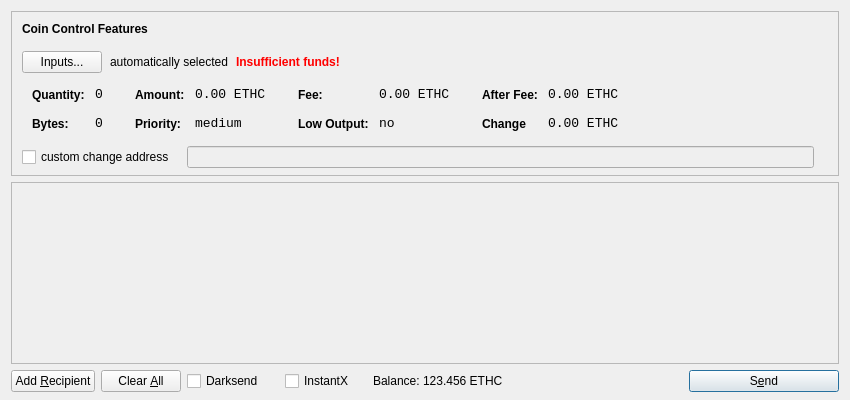
<?xml version="1.0" encoding="UTF-8"?>
<ui version="4.0">
 <class>SendCoinsDialog</class>
 <widget class="QDialog" name="SendCoinsDialog">
  <property name="geometry">
   <rect>
    <x>0</x>
    <y>0</y>
    <width>850</width>
    <height>400</height>
   </rect>
  </property>
  <property name="windowTitle">
   <string>Send Coins</string>
  </property>
  <layout class="QVBoxLayout" name="verticalLayout" stretch="0,1,0">
   <property name="bottomMargin">
    <number>8</number>
   </property>
   <item>
    <widget class="QFrame" name="frameCoinControl">
     <property name="sizePolicy">
      <sizepolicy hsizetype="Expanding" vsizetype="Expanding">
       <horstretch>0</horstretch>
       <verstretch>0</verstretch>
      </sizepolicy>
     </property>
     <property name="maximumSize">
      <size>
       <width>16777215</width>
       <height>16777215</height>
      </size>
     </property>
     <property name="frameShape">
      <enum>QFrame::StyledPanel</enum>
     </property>
     <property name="frameShadow">
      <enum>QFrame::Sunken</enum>
     </property>
     <layout class="QVBoxLayout" name="verticalLayoutCoinControl2">
      <property name="spacing">
       <number>6</number>
      </property>
      <property name="leftMargin">
       <number>0</number>
      </property>
      <property name="topMargin">
       <number>0</number>
      </property>
      <property name="rightMargin">
       <number>0</number>
      </property>
      <property name="bottomMargin">
       <number>6</number>
      </property>
      <item>
       <layout class="QVBoxLayout" name="verticalLayoutCoinControl" stretch="0,0,0,0,1">
        <property name="spacing">
         <number>0</number>
        </property>
        <property name="leftMargin">
         <number>10</number>
        </property>
        <property name="topMargin">
         <number>10</number>
        </property>
        <item>
         <layout class="QHBoxLayout" name="horizontalLayoutCoinControl1">
          <property name="bottomMargin">
           <number>15</number>
          </property>
          <item>
           <widget class="QLabel" name="labelCoinControlFeatures">
            <property name="sizePolicy">
             <sizepolicy hsizetype="Preferred" vsizetype="Maximum">
              <horstretch>0</horstretch>
              <verstretch>0</verstretch>
             </sizepolicy>
            </property>
            <property name="font">
             <font>
              <weight>75</weight>
              <bold>true</bold>
             </font>
            </property>
            <property name="styleSheet">
             <string notr="true">font-weight:bold;</string>
            </property>
            <property name="text">
             <string>Coin Control Features</string>
            </property>
           </widget>
          </item>
         </layout>
        </item>
        <item>
         <layout class="QHBoxLayout" name="horizontalLayoutCoinControl2" stretch="0,0,0,0">
          <property name="spacing">
           <number>8</number>
          </property>
          <property name="bottomMargin">
           <number>10</number>
          </property>
          <item>
           <widget class="QPushButton" name="pushButtonCoinControl">
            <property name="styleSheet">
             <string notr="true"/>
            </property>
            <property name="text">
             <string>Inputs...</string>
            </property>
           </widget>
          </item>
          <item>
           <widget class="QLabel" name="labelCoinControlAutomaticallySelected">
            <property name="text">
             <string>automatically selected</string>
            </property>
            <property name="margin">
             <number>5</number>
            </property>
           </widget>
          </item>
          <item>
           <widget class="QLabel" name="labelCoinControlInsuffFunds">
            <property name="font">
             <font>
              <weight>75</weight>
              <bold>true</bold>
             </font>
            </property>
            <property name="styleSheet">
             <string notr="true">color:red;font-weight:bold;</string>
            </property>
            <property name="text">
             <string>Insufficient funds!</string>
            </property>
            <property name="margin">
             <number>5</number>
            </property>
           </widget>
          </item>
          <item>
           <spacer name="horizontalSpacerCoinControl">
            <property name="orientation">
             <enum>Qt::Horizontal</enum>
            </property>
            <property name="sizeHint" stdset="0">
             <size>
              <width>40</width>
              <height>1</height>
             </size>
            </property>
           </spacer>
          </item>
         </layout>
        </item>
        <item>
         <widget class="QWidget" name="widgetCoinControl" native="true">
          <property name="sizePolicy">
           <sizepolicy hsizetype="Preferred" vsizetype="Preferred">
            <horstretch>0</horstretch>
            <verstretch>0</verstretch>
           </sizepolicy>
          </property>
          <property name="minimumSize">
           <size>
            <width>0</width>
            <height>0</height>
           </size>
          </property>
          <property name="styleSheet">
           <string notr="true"/>
          </property>
          <layout class="QHBoxLayout" name="horizontalLayoutCoinControl5">
           <property name="leftMargin">
            <number>0</number>
           </property>
           <property name="topMargin">
            <number>0</number>
           </property>
           <property name="rightMargin">
            <number>0</number>
           </property>
           <property name="bottomMargin">
            <number>0</number>
           </property>
           <item>
            <layout class="QHBoxLayout" name="horizontalLayoutCoinControl3" stretch="0,0,0,1">
             <property name="spacing">
              <number>20</number>
             </property>
             <property name="topMargin">
              <number>0</number>
             </property>
             <property name="bottomMargin">
              <number>10</number>
             </property>
             <item>
              <layout class="QFormLayout" name="formLayoutCoinControl1">
               <property name="horizontalSpacing">
                <number>10</number>
               </property>
               <property name="verticalSpacing">
                <number>14</number>
               </property>
               <property name="leftMargin">
                <number>10</number>
               </property>
               <property name="topMargin">
                <number>4</number>
               </property>
               <property name="rightMargin">
                <number>6</number>
               </property>
               <item row="0" column="0">
                <widget class="QLabel" name="labelCoinControlQuantityText">
                 <property name="styleSheet">
                  <string notr="true">font-weight:bold;</string>
                 </property>
                 <property name="text">
                  <string>Quantity:</string>
                 </property>
                 <property name="margin">
                  <number>0</number>
                 </property>
                </widget>
               </item>
               <item row="0" column="1">
                <widget class="QLabel" name="labelCoinControlQuantity">
                 <property name="font">
                  <font>
                   <family>Monospace</family>
                   <pointsize>10</pointsize>
                  </font>
                 </property>
                 <property name="cursor">
                  <cursorShape>IBeamCursor</cursorShape>
                 </property>
                 <property name="contextMenuPolicy">
                  <enum>Qt::ActionsContextMenu</enum>
                 </property>
                 <property name="text">
                  <string>0</string>
                 </property>
                 <property name="margin">
                  <number>0</number>
                 </property>
                 <property name="textInteractionFlags">
                  <set>Qt::LinksAccessibleByMouse|Qt::TextSelectableByKeyboard|Qt::TextSelectableByMouse</set>
                 </property>
                </widget>
               </item>
               <item row="1" column="0">
                <widget class="QLabel" name="labelCoinControlBytesText">
                 <property name="styleSheet">
                  <string notr="true">font-weight:bold;</string>
                 </property>
                 <property name="text">
                  <string>Bytes:</string>
                 </property>
                </widget>
               </item>
               <item row="1" column="1">
                <widget class="QLabel" name="labelCoinControlBytes">
                 <property name="font">
                  <font>
                   <family>Monospace</family>
                   <pointsize>10</pointsize>
                  </font>
                 </property>
                 <property name="cursor">
                  <cursorShape>IBeamCursor</cursorShape>
                 </property>
                 <property name="contextMenuPolicy">
                  <enum>Qt::ActionsContextMenu</enum>
                 </property>
                 <property name="text">
                  <string>0</string>
                 </property>
                 <property name="textInteractionFlags">
                  <set>Qt::LinksAccessibleByMouse|Qt::TextSelectableByKeyboard|Qt::TextSelectableByMouse</set>
                 </property>
                </widget>
               </item>
              </layout>
             </item>
             <item>
              <layout class="QFormLayout" name="formLayoutCoinControl2">
               <property name="horizontalSpacing">
                <number>10</number>
               </property>
               <property name="verticalSpacing">
                <number>14</number>
               </property>
               <property name="leftMargin">
                <number>6</number>
               </property>
               <property name="topMargin">
                <number>4</number>
               </property>
               <property name="rightMargin">
                <number>6</number>
               </property>
               <item row="0" column="0">
                <widget class="QLabel" name="labelCoinControlAmountText">
                 <property name="styleSheet">
                  <string notr="true">font-weight:bold;</string>
                 </property>
                 <property name="text">
                  <string>Amount:</string>
                 </property>
                 <property name="margin">
                  <number>0</number>
                 </property>
                </widget>
               </item>
               <item row="0" column="1">
                <widget class="QLabel" name="labelCoinControlAmount">
                 <property name="font">
                  <font>
                   <family>Monospace</family>
                   <pointsize>10</pointsize>
                  </font>
                 </property>
                 <property name="cursor">
                  <cursorShape>IBeamCursor</cursorShape>
                 </property>
                 <property name="contextMenuPolicy">
                  <enum>Qt::ActionsContextMenu</enum>
                 </property>
                 <property name="text">
                  <string>0.00 ETHC</string>
                 </property>
                 <property name="textInteractionFlags">
                  <set>Qt::LinksAccessibleByMouse|Qt::TextSelectableByKeyboard|Qt::TextSelectableByMouse</set>
                 </property>
                </widget>
               </item>
               <item row="1" column="0">
                <widget class="QLabel" name="labelCoinControlPriorityText">
                 <property name="styleSheet">
                  <string notr="true">font-weight:bold;</string>
                 </property>
                 <property name="text">
                  <string>Priority:</string>
                 </property>
                </widget>
               </item>
               <item row="1" column="1">
                <widget class="QLabel" name="labelCoinControlPriority">
                 <property name="font">
                  <font>
                   <family>Monospace</family>
                   <pointsize>10</pointsize>
                  </font>
                 </property>
                 <property name="cursor">
                  <cursorShape>IBeamCursor</cursorShape>
                 </property>
                 <property name="contextMenuPolicy">
                  <enum>Qt::ActionsContextMenu</enum>
                 </property>
                 <property name="text">
                  <string>medium</string>
                 </property>
                 <property name="textInteractionFlags">
                  <set>Qt::LinksAccessibleByMouse|Qt::TextSelectableByKeyboard|Qt::TextSelectableByMouse</set>
                 </property>
                </widget>
               </item>
              </layout>
             </item>
             <item>
              <layout class="QFormLayout" name="formLayoutCoinControl3">
               <property name="horizontalSpacing">
                <number>10</number>
               </property>
               <property name="verticalSpacing">
                <number>14</number>
               </property>
               <property name="leftMargin">
                <number>6</number>
               </property>
               <property name="topMargin">
                <number>4</number>
               </property>
               <property name="rightMargin">
                <number>6</number>
               </property>
               <item row="0" column="0">
                <widget class="QLabel" name="labelCoinControlFeeText">
                 <property name="styleSheet">
                  <string notr="true">font-weight:bold;</string>
                 </property>
                 <property name="text">
                  <string>Fee:</string>
                 </property>
                 <property name="margin">
                  <number>0</number>
                 </property>
                </widget>
               </item>
               <item row="0" column="1">
                <widget class="QLabel" name="labelCoinControlFee">
                 <property name="font">
                  <font>
                   <family>Monospace</family>
                   <pointsize>10</pointsize>
                  </font>
                 </property>
                 <property name="cursor">
                  <cursorShape>IBeamCursor</cursorShape>
                 </property>
                 <property name="contextMenuPolicy">
                  <enum>Qt::ActionsContextMenu</enum>
                 </property>
                 <property name="text">
                  <string>0.00 ETHC</string>
                 </property>
                 <property name="textInteractionFlags">
                  <set>Qt::LinksAccessibleByMouse|Qt::TextSelectableByKeyboard|Qt::TextSelectableByMouse</set>
                 </property>
                </widget>
               </item>
               <item row="1" column="0">
                <widget class="QLabel" name="labelCoinControlLowOutputText">
                 <property name="styleSheet">
                  <string notr="true">font-weight:bold;</string>
                 </property>
                 <property name="text">
                  <string>Low Output:</string>
                 </property>
                </widget>
               </item>
               <item row="1" column="1">
                <widget class="QLabel" name="labelCoinControlLowOutput">
                 <property name="font">
                  <font>
                   <family>Monospace</family>
                   <pointsize>10</pointsize>
                  </font>
                 </property>
                 <property name="cursor">
                  <cursorShape>IBeamCursor</cursorShape>
                 </property>
                 <property name="contextMenuPolicy">
                  <enum>Qt::ActionsContextMenu</enum>
                 </property>
                 <property name="text">
                  <string>no</string>
                 </property>
                 <property name="textInteractionFlags">
                  <set>Qt::LinksAccessibleByMouse|Qt::TextSelectableByKeyboard|Qt::TextSelectableByMouse</set>
                 </property>
                </widget>
               </item>
              </layout>
             </item>
             <item>
              <layout class="QFormLayout" name="formLayoutCoinControl4">
               <property name="horizontalSpacing">
                <number>10</number>
               </property>
               <property name="verticalSpacing">
                <number>14</number>
               </property>
               <property name="leftMargin">
                <number>6</number>
               </property>
               <property name="topMargin">
                <number>4</number>
               </property>
               <property name="rightMargin">
                <number>6</number>
               </property>
               <item row="0" column="0">
                <widget class="QLabel" name="labelCoinControlAfterFeeText">
                 <property name="styleSheet">
                  <string notr="true">font-weight:bold;</string>
                 </property>
                 <property name="text">
                  <string>After Fee:</string>
                 </property>
                 <property name="margin">
                  <number>0</number>
                 </property>
                </widget>
               </item>
               <item row="0" column="1">
                <widget class="QLabel" name="labelCoinControlAfterFee">
                 <property name="font">
                  <font>
                   <family>Monospace</family>
                   <pointsize>10</pointsize>
                  </font>
                 </property>
                 <property name="cursor">
                  <cursorShape>IBeamCursor</cursorShape>
                 </property>
                 <property name="contextMenuPolicy">
                  <enum>Qt::ActionsContextMenu</enum>
                 </property>
                 <property name="text">
                  <string>0.00 ETHC</string>
                 </property>
                 <property name="textInteractionFlags">
                  <set>Qt::LinksAccessibleByMouse|Qt::TextSelectableByKeyboard|Qt::TextSelectableByMouse</set>
                 </property>
                </widget>
               </item>
               <item row="1" column="0">
                <widget class="QLabel" name="labelCoinControlChangeText">
                 <property name="styleSheet">
                  <string notr="true">font-weight:bold;</string>
                 </property>
                 <property name="text">
                  <string>Change</string>
                 </property>
                </widget>
               </item>
               <item row="1" column="1">
                <widget class="QLabel" name="labelCoinControlChange">
                 <property name="font">
                  <font>
                   <family>Monospace</family>
                   <pointsize>10</pointsize>
                  </font>
                 </property>
                 <property name="cursor">
                  <cursorShape>IBeamCursor</cursorShape>
                 </property>
                 <property name="contextMenuPolicy">
                  <enum>Qt::ActionsContextMenu</enum>
                 </property>
                 <property name="text">
                  <string>0.00 ETHC</string>
                 </property>
                 <property name="textInteractionFlags">
                  <set>Qt::LinksAccessibleByMouse|Qt::TextSelectableByKeyboard|Qt::TextSelectableByMouse</set>
                 </property>
                </widget>
               </item>
              </layout>
             </item>
            </layout>
           </item>
          </layout>
         </widget>
        </item>
        <item>
         <layout class="QHBoxLayout" name="horizontalLayoutCoinControl4" stretch="0,0,0">
          <property name="spacing">
           <number>12</number>
          </property>
          <property name="sizeConstraint">
           <enum>QLayout::SetDefaultConstraint</enum>
          </property>
          <property name="topMargin">
           <number>5</number>
          </property>
          <property name="rightMargin">
           <number>5</number>
          </property>
          <item>
           <widget class="QCheckBox" name="checkBoxCoinControlChange">
            <property name="text">
             <string>custom change address</string>
            </property>
           </widget>
          </item>
          <item>
           <widget class="QLineEdit" name="lineEditCoinControlChange">
            <property name="enabled">
             <bool>false</bool>
            </property>
            <property name="sizePolicy">
             <sizepolicy hsizetype="Expanding" vsizetype="Fixed">
              <horstretch>0</horstretch>
              <verstretch>0</verstretch>
             </sizepolicy>
            </property>
           </widget>
          </item>
          <item>
           <widget class="QLabel" name="labelCoinControlChangeLabel">
            <property name="sizePolicy">
             <sizepolicy hsizetype="Preferred" vsizetype="Expanding">
              <horstretch>0</horstretch>
              <verstretch>0</verstretch>
             </sizepolicy>
            </property>
            <property name="minimumSize">
             <size>
              <width>0</width>
              <height>0</height>
             </size>
            </property>
            <property name="text">
             <string/>
            </property>
            <property name="margin">
             <number>3</number>
            </property>
           </widget>
          </item>
         </layout>
        </item>
        <item>
         <spacer name="verticalSpacerCoinControl">
          <property name="orientation">
           <enum>Qt::Vertical</enum>
          </property>
          <property name="sizeHint" stdset="0">
           <size>
            <width>800</width>
            <height>1</height>
           </size>
          </property>
         </spacer>
        </item>
       </layout>
      </item>
     </layout>
    </widget>
   </item>
   <item>
    <widget class="QScrollArea" name="scrollArea">
     <property name="widgetResizable">
      <bool>true</bool>
     </property>
     <widget class="QWidget" name="scrollAreaWidgetContents">
      <property name="geometry">
       <rect>
        <x>0</x>
        <y>0</y>
        <width>830</width>
        <height>173</height>
       </rect>
      </property>
      <layout class="QVBoxLayout" name="verticalLayout_2">
       <property name="leftMargin">
        <number>0</number>
       </property>
       <property name="topMargin">
        <number>0</number>
       </property>
       <property name="rightMargin">
        <number>0</number>
       </property>
       <property name="bottomMargin">
        <number>0</number>
       </property>
       <item>
        <layout class="QVBoxLayout" name="entries">
         <property name="spacing">
          <number>6</number>
         </property>
        </layout>
       </item>
       <item>
        <spacer name="verticalSpacer">
         <property name="orientation">
          <enum>Qt::Vertical</enum>
         </property>
         <property name="sizeHint" stdset="0">
          <size>
           <width>20</width>
           <height>40</height>
          </size>
         </property>
        </spacer>
       </item>
      </layout>
     </widget>
    </widget>
   </item>
   <item>
    <layout class="QHBoxLayout" name="horizontalLayout">
     <item>
      <widget class="QPushButton" name="addButton">
       <property name="toolTip">
        <string>Send to multiple recipients at once</string>
       </property>
       <property name="text">
        <string>Add &amp;Recipient</string>
       </property>
       <property name="autoDefault">
        <bool>false</bool>
       </property>
      </widget>
     </item>
     <item>
      <widget class="QPushButton" name="clearButton">
       <property name="sizePolicy">
        <sizepolicy hsizetype="Minimum" vsizetype="Fixed">
         <horstretch>0</horstretch>
         <verstretch>0</verstretch>
        </sizepolicy>
       </property>
       <property name="toolTip">
        <string>Remove all transaction fields</string>
       </property>
       <property name="text">
        <string>Clear &amp;All</string>
       </property>
       <property name="autoRepeatDelay">
        <number>300</number>
       </property>
       <property name="autoDefault">
        <bool>false</bool>
       </property>
      </widget>
     </item>
     <item>
      <layout class="QHBoxLayout" name="horizontalLayout_2">
       <property name="spacing">
        <number>3</number>
       </property>
       <item>
        <widget class="QCheckBox" name="checkUseDarksend">
         <property name="minimumSize">
          <size>
           <width>95</width>
           <height>0</height>
          </size>
         </property>
         <property name="visible">
          <bool>false</bool>
         </property>
         <property name="text">
          <string>Darksend</string>
         </property>
        </widget>
       </item>
       <item>
        <widget class="QCheckBox" name="checkInstantX">
         <property name="minimumSize">
          <size>
           <width>85</width>
           <height>0</height>
          </size>
         </property>
         <property name="visible">
          <bool>false</bool>
         </property>
         <property name="text">
          <string>InstantX</string>
         </property>
        </widget>
       </item>
       <item>
        <widget class="QLabel" name="label">
         <property name="sizePolicy">
          <sizepolicy hsizetype="Preferred" vsizetype="Fixed">
           <horstretch>0</horstretch>
           <verstretch>0</verstretch>
          </sizepolicy>
         </property>
         <property name="text">
          <string>Balance:</string>
         </property>
        </widget>
       </item>
       <item>
        <widget class="QLabel" name="labelBalance">
         <property name="sizePolicy">
          <sizepolicy hsizetype="Preferred" vsizetype="Fixed">
           <horstretch>0</horstretch>
           <verstretch>0</verstretch>
          </sizepolicy>
         </property>
         <property name="cursor">
          <cursorShape>IBeamCursor</cursorShape>
         </property>
         <property name="text">
          <string>123.456 ETHC</string>
         </property>
         <property name="textInteractionFlags">
          <set>Qt::LinksAccessibleByMouse|Qt::TextSelectableByKeyboard|Qt::TextSelectableByMouse</set>
         </property>
        </widget>
       </item>
      </layout>
     </item>
     <item>
      <spacer name="horizontalSpacer">
       <property name="orientation">
        <enum>Qt::Horizontal</enum>
       </property>
       <property name="sizeHint" stdset="0">
        <size>
         <width>40</width>
         <height>20</height>
        </size>
       </property>
      </spacer>
     </item>
     <item>
      <widget class="QPushButton" name="sendButton">
       <property name="minimumSize">
        <size>
         <width>150</width>
         <height>0</height>
        </size>
       </property>
       <property name="toolTip">
        <string>Confirm the send action</string>
       </property>
       <property name="text">
        <string>S&amp;end</string>
       </property>
       <property name="default">
        <bool>true</bool>
       </property>
      </widget>
     </item>
    </layout>
   </item>
  </layout>
 </widget>
 <resources>
  <include location="../bitcoin.qrc"/>
 </resources>
 <connections/>
</ui>
